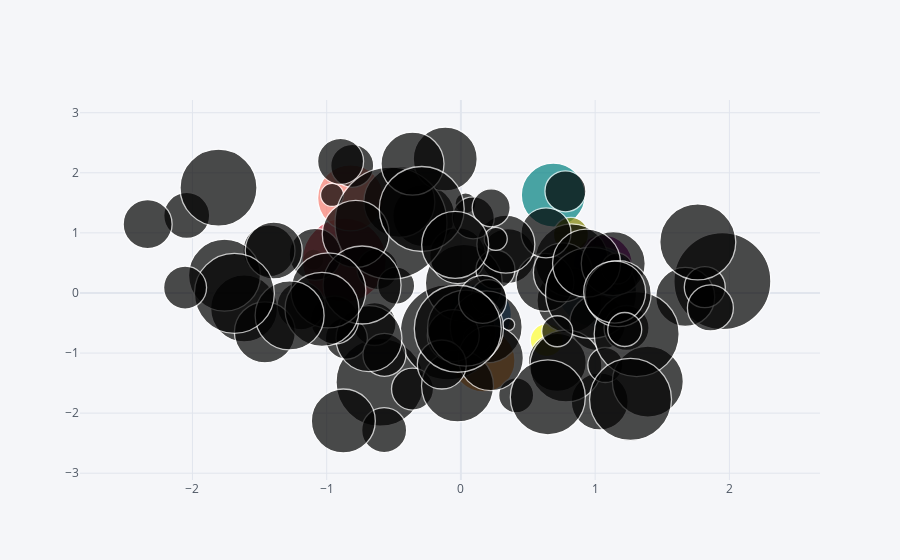

This figure's notebook cell:
### Code cell
df.iplot(kind='bubble', x='A', y='B', size='C')
